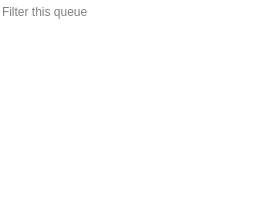
                    <widget class="QWidget" name="tab_2">
                     <property name="styleSheet">
                      <string notr="true">border:none;
background-color: transparent;
</string>
                     </property>
                     <attribute name="icon">
                      <iconset resource="icons.qrc">
                       <normaloff>:/icons/sidebar/youtube.png</normaloff>:/icons/sidebar/youtube.png</iconset>
                     </attribute>
                     <attribute name="title">
                      <string>Youtube</string>
                     </attribute>
                     <layout class="QVBoxLayout" name="verticalLayout_10">
                      <property name="spacing">
                       <number>6</number>
                      </property>
                      <property name="leftMargin">
                       <number>0</number>
                      </property>
                      <property name="topMargin">
                       <number>4</number>
                      </property>
                      <property name="rightMargin">
                       <number>0</number>
                      </property>
                      <property name="bottomMargin">
                       <number>2</number>
                      </property>
                      <item>
                       <layout class="QHBoxLayout" name="horizontalLayout_7">
                        <property name="topMargin">
                         <number>0</number>
                        </property>
                        <property name="rightMargin">
                         <number>4</number>
                        </property>
                        <item>
                         <widget class="QLineEdit" name="filter_youtube">
                          <property name="styleSheet">
                           <string notr="true">border:none;
background-color: transparent;
</string>
                          </property>
                          <property name="placeholderText">
                           <string>Filter this queue</string>
                          </property>
                          <property name="clearButtonEnabled">
                           <bool>true</bool>
                          </property>
                         </widget>
                        </item>
                        <item>
                         <widget class="QPushButton" name="youtube_queue_options">
                          <property name="sizePolicy">
                           <sizepolicy hsizetype="Maximum" vsizetype="Maximum">
                            <horstretch>0</horstretch>
                            <verstretch>0</verstretch>
                           </sizepolicy>
                          </property>
                          <property name="maximumSize">
                           <size>
                            <width>20</width>
                            <height>20</height>
                           </size>
                          </property>
                          <property name="focusPolicy">
                           <enum>Qt::NoFocus</enum>
                          </property>
                          <property name="toolTip">
                           <string>This queue options</string>
                          </property>
                          <property name="styleSheet">
                           <string notr="true">border:none;
background-color: transparent;</string>
                          </property>
                          <property name="text">
                           <string/>
                          </property>
                          <property name="icon">
                           <iconset resource="icons.qrc">
                            <normaloff>:/icons/sidebar/playlist.png</normaloff>:/icons/sidebar/playlist.png</iconset>
                          </property>
                          <property name="iconSize">
                           <size>
                            <width>20</width>
                            <height>20</height>
                           </size>
                          </property>
                         </widget>
                        </item>
                       </layout>
                      </item>
                      <item>
                       <widget class="QListWidget" name="youtube_list">
                        <property name="minimumSize">
                         <size>
                          <width>200</width>
                          <height>0</height>
                         </size>
                        </property>
                        <property name="styleSheet">
                         <string notr="true">QListWidget{
	background-color: transparent;
	border:none;
}

QScrollBar:vertical {
	   background-color: transparent;
	   border:none;
       width: 10px;
       margin: 22px 0 22px 0;
   }
   QScrollBar::handle:vertical {
       background: grey;
       min-height: 20px;
   }</string>
                        </property>
                        <property name="verticalScrollBarPolicy">
                         <enum>Qt::ScrollBarAsNeeded</enum>
                        </property>
                        <property name="horizontalScrollBarPolicy">
                         <enum>Qt::ScrollBarAlwaysOff</enum>
                        </property>
                        <property name="autoScroll">
                         <bool>false</bool>
                        </property>
                        <property name="autoScrollMargin">
                         <number>5</number>
                        </property>
                        <property name="verticalScrollMode">
                         <enum>QAbstractItemView::ScrollPerPixel</enum>
                        </property>
                        <property name="horizontalScrollMode">
                         <enum>QAbstractItemView::ScrollPerPixel</enum>
                        </property>
                        <property name="movement">
                         <enum>QListView::Free</enum>
                        </property>
                        <property name="spacing">
                         <number>3</number>
                        </property>
                        <property name="uniformItemSizes">
                         <bool>true</bool>
                        </property>
                        <property name="selectionRectVisible">
                         <bool>true</bool>
                        </property>
                       </widget>
                      </item>
                     </layout>
                    </widget>
